Frame 1 (no input): blank canvas, image omitted
Frame 60 (no input): blank canvas, image omitted
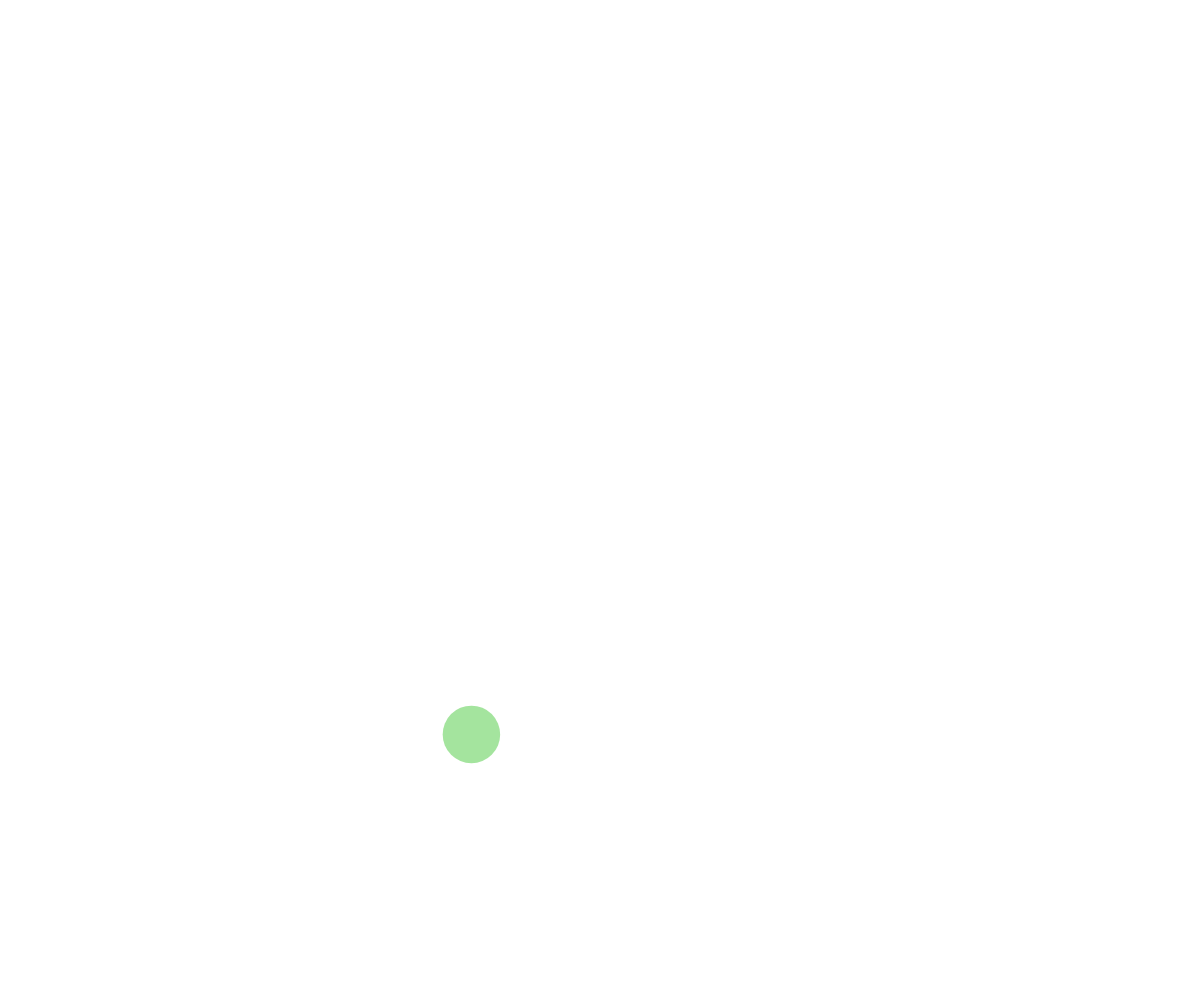
Frame 120 (the mouse pressed at the canvas centre since frame 60)

The p5.js sketch whose frames 1 and 60 were blank and that drew this single picture after the mouse press (run headless with seeded random() and noise() and a simulated clock; from frame 60 on, the mouse is pressed at the canvas centre):

// p5.js sketch
// ── sketch.js
// Ball array oop
// William harris
// apr19/2023

class Ball {
  constructor(x, y) {
    this.x = x;
    this.y = y;
    this.dx = random(-50,50);
    this.dy = random(-50,50);
    this.radius = random(10,35)
    this.r = random(255);
    this.g = random(255);
    this.b = random(255);
    this.alpha = random(100,255);
  }

  display() {
    noStroke();
    fill(this.r, this.g, this.b, this.alpha);
    circle(this.x, this.y, this.radius*2)
  }

  update() {
    //move
    this.x += this.dx;
    this.y += this.dy;

    //bounce
    if(this.x < 1 + this.radius || this.x > windowWidth - this.radius){
      this.dx *= -1;
    }

    if(this.y < 1 + this.radius || this.y > windowHeight - this.radius){
      this.dy *= -1;
    }
  }

  collision(otherBall) {
    let distanceApart = dist(this.x, this.y, otherBall.x, otherBall.y)
    let radiiSum = this.radius + otherBall.radius;

    if(distanceApart < radiiSum) {

      //this.dy *= -1;
      //this.dx *= -1;

      let tempX = this.dx;
      let tempY = this.dy;

      this.dx = otherBall.dx;
      this.dy = otherBall.dy;
      otherBall.dx = tempX;
      otherBall.dy = tempY;
    }
  }
}

let ballArray = [];

function setup() {
  createCanvas(windowWidth, windowHeight);
}

function draw() {
  background(255);
  for (let someBall of ballArray) {
    someBall.update();
    for (let otherBall of ballArray) {
      if(someBall !== otherBall){
        someBall.collision(otherBall)
      }
    }
    someBall.display();
  }
}

function mousePressed() {
  let ball = new Ball(mouseX,mouseY);
  ballArray.push(ball);
}
